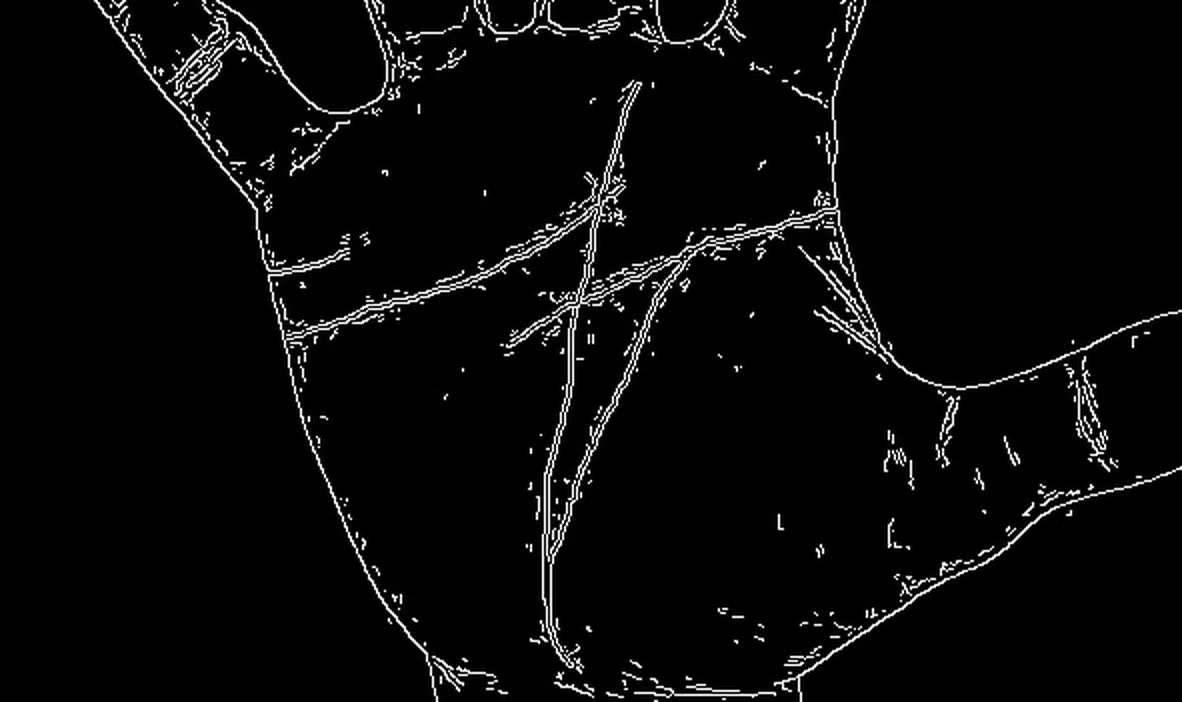
#> input picture code/out_zoomed.png, 1182 x 702 px, found by its file name
$ python rotateHealth.py
#> lines starting #> are read from the running program, lines starting #| are printed output that depends on the picture
from PIL import Image
import cv2
from PIL import ImageTk, Image
import Image
import cv2
import numpy as np
from matplotlib import pyplot as plt


img = cv2.imread('out_zoomed.png',0)
#> img is the input picture: shape (702, 1182); min 0, max 255, mean 9.3
rows,cols = img.shape
#> rows = 702; cols = 1182

angle = -160
M = cv2.getRotationMatrix2D((cols/2,rows/2),angle,1)
dst = cv2.warpAffine(img,M,(cols,rows))
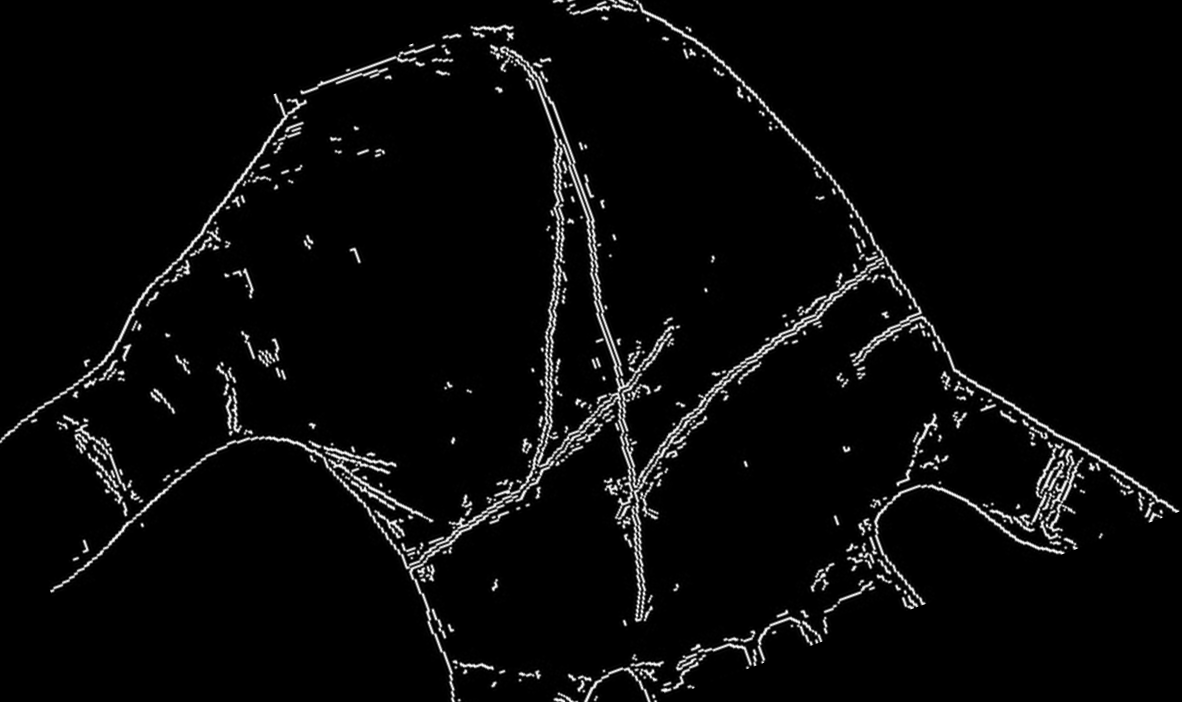
#> dst: shape (702, 1182); min 0, max 255, mean 9
cv2.imwrite("rotate.jpg",dst)
